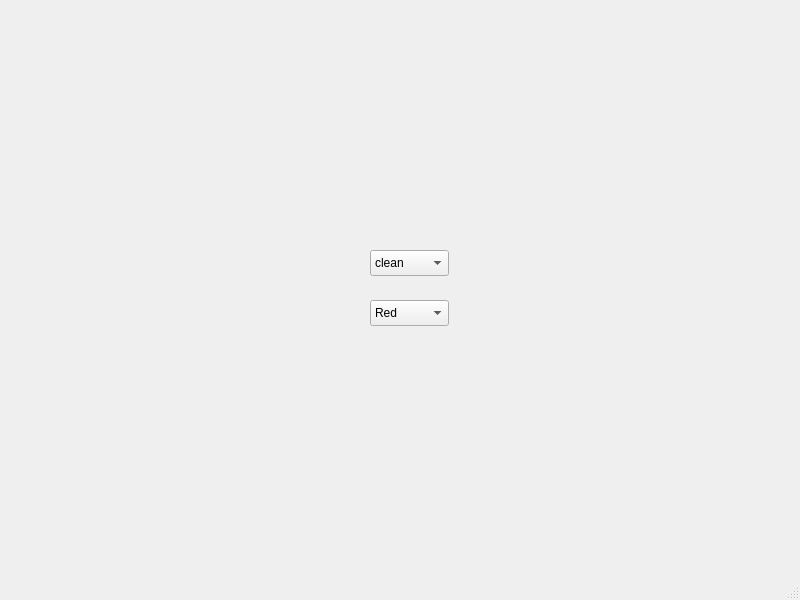
<?xml version="1.0" encoding="UTF-8"?>
<ui version="4.0">
 <class>MainWindow</class>
 <widget class="QMainWindow" name="MainWindow">
  <property name="geometry">
   <rect>
    <x>0</x>
    <y>0</y>
    <width>800</width>
    <height>600</height>
   </rect>
  </property>
  <property name="windowTitle">
   <string>MainWindow</string>
  </property>
  <widget class="QWidget" name="centralwidget">
   <widget class="QComboBox" name="comboBox">
    <property name="geometry">
     <rect>
      <x>370</x>
      <y>250</y>
      <width>79</width>
      <height>26</height>
     </rect>
    </property>
    <item>
     <property name="text">
      <string>clean</string>
     </property>
    </item>
    <item>
     <property name="text">
      <string>rectangle</string>
     </property>
    </item>
    <item>
     <property name="text">
      <string>circle</string>
     </property>
    </item>
   </widget>
   <widget class="QComboBox" name="comboBox_2">
    <property name="geometry">
     <rect>
      <x>370</x>
      <y>300</y>
      <width>79</width>
      <height>26</height>
     </rect>
    </property>
    <item>
     <property name="text">
      <string>Red</string>
     </property>
    </item>
    <item>
     <property name="text">
      <string>Green</string>
     </property>
    </item>
    <item>
     <property name="text">
      <string>Blue</string>
     </property>
    </item>
   </widget>
  </widget>
  <widget class="QMenuBar" name="menubar">
   <property name="geometry">
    <rect>
     <x>0</x>
     <y>0</y>
     <width>800</width>
     <height>23</height>
    </rect>
   </property>
  </widget>
  <widget class="QStatusBar" name="statusbar"/>
 </widget>
 <resources/>
 <connections>
  <connection>
   <sender>comboBox</sender>
   <signal>activated(int)</signal>
   <receiver>MainWindow</receiver>
   <slot>SelectedDraw(int)</slot>
   <hints>
    <hint type="sourcelabel">
     <x>409</x>
     <y>285</y>
    </hint>
    <hint type="destinationlabel">
     <x>399</x>
     <y>299</y>
    </hint>
   </hints>
  </connection>
  <connection>
   <sender>comboBox_2</sender>
   <signal>activated(int)</signal>
   <receiver>MainWindow</receiver>
   <slot>SelectedColor(int)</slot>
   <hints>
    <hint type="sourcelabel">
     <x>409</x>
     <y>335</y>
    </hint>
    <hint type="destinationlabel">
     <x>399</x>
     <y>299</y>
    </hint>
   </hints>
  </connection>
 </connections>
 <slots>
  <slot>SelectedDraw(int)</slot>
  <slot>SelectedColor(int)</slot>
 </slots>
</ui>
